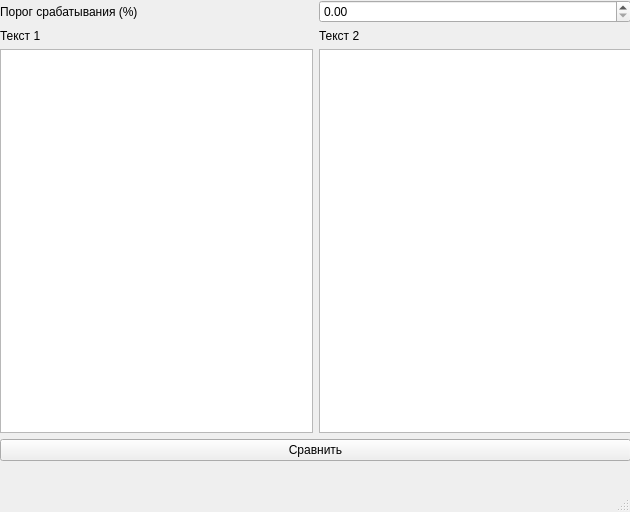
<?xml version="1.0" encoding="UTF-8"?>
<ui version="4.0">
 <class>MainWindow</class>
 <widget class="QMainWindow" name="MainWindow">
  <property name="geometry">
   <rect>
    <x>0</x>
    <y>0</y>
    <width>630</width>
    <height>512</height>
   </rect>
  </property>
  <property name="windowTitle">
   <string>Антиплагиат v0.0001</string>
  </property>
  <widget class="QWidget" name="centralwidget">
   <widget class="QWidget" name="gridLayoutWidget">
    <property name="geometry">
     <rect>
      <x>0</x>
      <y>0</y>
      <width>631</width>
      <height>461</height>
     </rect>
    </property>
    <layout class="QGridLayout" name="gridLayout">
     <item row="2" column="0">
      <widget class="QLabel" name="label_2">
       <property name="text">
        <string>Текст 1</string>
       </property>
      </widget>
     </item>
     <item row="2" column="1">
      <widget class="QLabel" name="label_3">
       <property name="text">
        <string>Текст 2</string>
       </property>
      </widget>
     </item>
     <item row="0" column="1">
      <widget class="QDoubleSpinBox" name="alert_value"/>
     </item>
     <item row="0" column="0">
      <widget class="QLabel" name="label">
       <property name="text">
        <string>Порог срабатывания (%)</string>
       </property>
      </widget>
     </item>
     <item row="3" column="0">
      <widget class="QPlainTextEdit" name="text1"/>
     </item>
     <item row="3" column="1">
      <widget class="QPlainTextEdit" name="text2"/>
     </item>
     <item row="4" column="0" colspan="2">
      <widget class="QPushButton" name="checkBtn">
       <property name="text">
        <string>Сравнить</string>
       </property>
      </widget>
     </item>
    </layout>
   </widget>
  </widget>
  <widget class="QMenuBar" name="menubar">
   <property name="geometry">
    <rect>
     <x>0</x>
     <y>0</y>
     <width>630</width>
     <height>26</height>
    </rect>
   </property>
  </widget>
  <widget class="QStatusBar" name="statusbar">
   <property name="font">
    <font>
     <pointsize>15</pointsize>
    </font>
   </property>
  </widget>
 </widget>
 <resources/>
 <connections/>
</ui>
